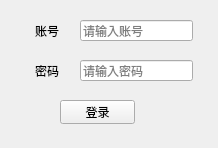
<?xml version="1.0" encoding="UTF-8"?>
<ui version="4.0">
 <class>Form</class>
 <widget class="QWidget" name="Form">
  <property name="geometry">
   <rect>
    <x>0</x>
    <y>0</y>
    <width>218</width>
    <height>148</height>
   </rect>
  </property>
  <property name="windowTitle">
   <string>登录框</string>
  </property>
  <widget class="QPushButton" name="pushButton">
   <property name="geometry">
    <rect>
     <x>60</x>
     <y>100</y>
     <width>75</width>
     <height>24</height>
    </rect>
   </property>
   <property name="text">
    <string>登录</string>
   </property>
  </widget>
  <widget class="QLineEdit" name="lineEdit">
   <property name="geometry">
    <rect>
     <x>80</x>
     <y>20</y>
     <width>113</width>
     <height>21</height>
    </rect>
   </property>
   <property name="placeholderText">
    <string>请输入账号</string>
   </property>
  </widget>
  <widget class="QLineEdit" name="lineEdit_2">
   <property name="geometry">
    <rect>
     <x>80</x>
     <y>60</y>
     <width>113</width>
     <height>21</height>
    </rect>
   </property>
   <property name="placeholderText">
    <string>请输入密码</string>
   </property>
  </widget>
  <widget class="QLabel" name="label">
   <property name="geometry">
    <rect>
     <x>20</x>
     <y>20</y>
     <width>54</width>
     <height>21</height>
    </rect>
   </property>
   <property name="text">
    <string>账号</string>
   </property>
   <property name="alignment">
    <set>Qt::AlignCenter</set>
   </property>
  </widget>
  <widget class="QLabel" name="label_2">
   <property name="geometry">
    <rect>
     <x>20</x>
     <y>60</y>
     <width>54</width>
     <height>21</height>
    </rect>
   </property>
   <property name="text">
    <string>密码</string>
   </property>
   <property name="alignment">
    <set>Qt::AlignCenter</set>
   </property>
  </widget>
 </widget>
 <resources/>
 <connections/>
</ui>
